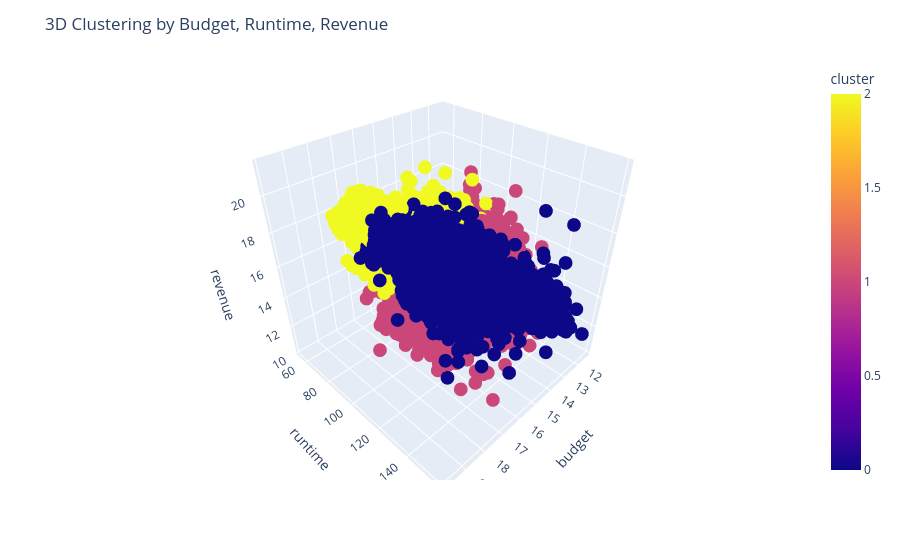

This figure's notebook cell:
### Code cell
# תצוגה של הערכים המנורמלים ועם לוג

import plotly.express as px

fig = px.scatter_3d(
    data_filtered_with_clusters1,
    x='budget',
    y='runtime',
    z='revenue',
    color='cluster',
    hover_data=['release_year']
)

fig.update_layout(title='3D Clustering by Budget, Runtime, Revenue')
fig.show()

### Figure 1 — Plotly figure (JSON) as saved in the notebook; plotly's stock layout.template omitted (floating-point values rounded to 4 significant figures; data arrays with more than 128 entries replaced by an {"elided": "..."} marker saying what was removed)
{"data": [{"customdata": {"elided": "9166x1 int values"}, "hovertemplate": "budget=%{x}<br>runtime=%{y}<br>revenue=%{z}<br>release_year=%{customdata[0]}<br>cluster=%{marker.color}<extra></extra>", "legendgroup": "", "marker": {"color": {"elided": "9166 int values"}, "coloraxis": "coloraxis", "symbol": "circle"}, "mode": "markers", "name": "", "scene": "scene", "showlegend": false, "type": "scatter3d", "x": {"elided": "9166 float values"}, "y": {"elided": "9166 int values"}, "z": {"elided": "9166 float values"}}], "layout": {"coloraxis": {"colorbar": {"title": {"text": "cluster"}}, "colorscale": [[0, "#0d0887"], [0.1111, "#46039f"], [0.2222, "#7201a8"], [0.3333, "#9c179e"], [0.4444, "#bd3786"], [0.5556, "#d8576b"], [0.6667, "#ed7953"], [0.7778, "#fb9f3a"], [0.8889, "#fdca26"], [1, "#f0f921"]]}, "legend": {"tracegroupgap": 0}, "margin": {"t": 60}, "scene": {"domain": {"x": [0, 1], "y": [0, 1]}, "xaxis": {"title": {"text": "budget"}}, "yaxis": {"title": {"text": "runtime"}}, "zaxis": {"title": {"text": "revenue"}}}, "title": {"text": "3D Clustering by Budget, Runtime, Revenue"}}}
